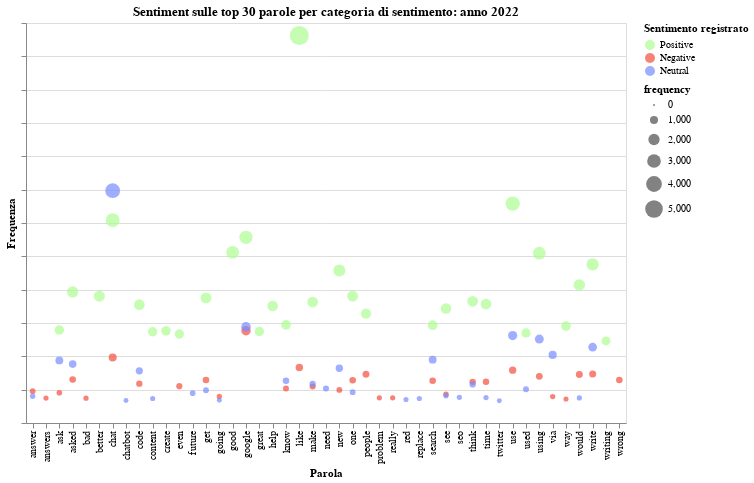

The cell this chart's notebook holds for it:
### Code cell
# Concatenate the three DataFrames into a single DataFrame
df22words = pd.concat([top22pos, top22neg, top22neu], keys=['Positive', 'Negative', 'Neutral'])
options = ['Positive', 'Negative', 'Neutral']
labels = [option + ' ' for option in options]

# Define color domain and range
domain = ['pos', 'neg', 'neu']
range_ = ['#ADFC92', '#F44E3F', '#788BFF']

input_dropdown = alt.binding_radio(
    # Add the empty selection which shows all when clicked
    options=options + [None],
    labels=labels + ['All'],
    name='Selettore sentimento 2022: '
)

selection = alt.selection_point(
    fields=['Sentiment'],
    bind=input_dropdown,
)

# Reset the index of the concatenated DataFrame
df22words = df22words.reset_index(level=0).rename(columns={'level_0': 'Sentiment'})
alt.data_transformers.disable_max_rows()
scatter_plot_2022 = alt.Chart(df22words).mark_point(filled=True).encode(
    alt.X('word',title="Parola"),
    alt.Y('frequency', title="Frequenza").axis(labels=False),
    alt.Size('frequency'),
    alt.OpacityValue(0.7),
    alt.Color('Sentiment', title="Sentimento registrato").scale(domain=options, range=range_),
    tooltip = [alt.Tooltip('word:N'),
               alt.Tooltip('frequency:Q'),
               alt.Tooltip('frequency:Q'),
               #alt.Tooltip('Sentiment:Q')
              ]
).add_params(
    selection
).transform_filter(
    selection
).properties(
    width=600,  # Set the width of the chart to your desired value
    height=400,  # Set the height of the chart to your desired value
    title='Sentiment sulle top 30 parole per categoria di sentimento: anno 2022'
).interactive()
scatter_plot_2022
#scatter_plot_2022.save('chart-wordsfrequency-2022.html')

### Figure 1 — Vega-Lite specification as saved in the notebook (floating-point values rounded to 4 significant figures)
{"config": {"view": {"continuousWidth": 300, "continuousHeight": 300}}, "data": {"name": "data-311dffb178b517b0b4bfda02d0ada4da"}, "mark": {"type": "point", "filled": true}, "encoding": {"color": {"field": "Sentiment", "scale": {"domain": ["Positive", "Negative", "Neutral"], "range": ["#ADFC92", "#F44E3F", "#788BFF"]}, "title": "Sentimento registrato", "type": "nominal"}, "opacity": {"value": 0.7}, "size": {"field": "frequency", "type": "quantitative"}, "tooltip": [{"field": "word", "type": "nominal"}, {"field": "frequency", "type": "quantitative"}, {"field": "frequency", "type": "quantitative"}], "x": {"field": "word", "title": "Parola", "type": "nominal"}, "y": {"axis": {"labels": false}, "field": "frequency", "title": "Frequenza", "type": "quantitative"}}, "height": 400, "params": [{"name": "param_94", "select": {"type": "point", "fields": ["Sentiment"]}, "bind": {"input": "radio", "options": ["Positive", "Negative", "Neutral", null], "labels": ["Positive ", "Negative ", "Neutral ", "All"], "name": "Selettore sentimento 2022: "}}, {"name": "param_95", "select": {"type": "interval", "encodings": ["x", "y"]}, "bind": "scales"}], "title": "Sentiment sulle top 30 parole per categoria di sentimento: anno 2022", "transform": [{"filter": {"param": "param_94"}}], "width": 600, "$schema": "https://vega.github.io/schema/vega-lite/v5.8.0.json", "datasets": {"data-311dffb178b517b0b4bfda02d0ada4da": [{"Sentiment": "Positive", "word": "like", "frequency": 5812}, {"Sentiment": "Positive", "word": "use", "frequency": 3291}, {"Sentiment": "Positive", "word": "chat", "frequency": 3043}, {"Sentiment": "Positive", "word": "google", "frequency": 2786}, {"Sentiment": "Positive", "word": "good", "frequency": 2561}, {"Sentiment": "Positive", "word": "using", "frequency": 2547}, {"Sentiment": "Positive", "word": "write", "frequency": 2379}, {"Sentiment": "Positive", "word": "new", "frequency": 2286}, {"Sentiment": "Positive", "word": "would", "frequency": 2070}, {"Sentiment": "Positive", "word": "asked", "frequency": 1966}, {"Sentiment": "Positive", "word": "one", "frequency": 1903}, {"Sentiment": "Positive", "word": "better", "frequency": 1903}, {"Sentiment": "Positive", "word": "get", "frequency": 1877}, {"Sentiment": "Positive", "word": "think", "frequency": 1826}, {"Sentiment": "Positive", "word": "make", "frequency": 1815}, {"Sentiment": "Positive", "word": "time", "frequency": 1784}, {"Sentiment": "Positive", "word": "code", "frequency": 1775}, {"Sentiment": "Positive", "word": "help", "frequency": 1756}, {"Sentiment": "Positive", "word": "see", "frequency": 1717}, {"Sentiment": "Positive", "word": "people", "frequency": 1640}, {"Sentiment": "Positive", "word": "know", "frequency": 1471}, {"Sentiment": "Positive", "word": "search", "frequency": 1467}, {"Sentiment": "Positive", "word": "way", "frequency": 1454}, {"Sentiment": "Positive", "word": "ask", "frequency": 1395}, {"Sentiment": "Positive", "word": "create", "frequency": 1382}, {"Sentiment": "Positive", "word": "great", "frequency": 1373}, {"Sentiment": "Positive", "word": "content", "frequency": 1369}, {"Sentiment": "Positive", "word": "used", "frequency": 1351}, {"Sentiment": "Positive", "word": "even", "frequency": 1335}, {"Sentiment": "Positive", "word": "writing", "frequency": 1231}, {"Sentiment": "Negative", "word": "google", "frequency": 1384}, {"Sentiment": "Negative", "word": "chat", "frequency": 982}, {"Sentiment": "Negative", "word": "like", "frequency": 833}, {"Sentiment": "Negative", "word": "use", "frequency": 792}, {"Sentiment": "Negative", "word": "write", "frequency": 736}, {"Sentiment": "Negative", "word": "people", "frequency": 732}, {"Sentiment": "Negative", "word": "would", "frequency": 728}, {"Sentiment": "Negative", "word": "using", "frequency": 700}, {"Sentiment": "Negative", "word": "asked", "frequency": 652}, {"Sentiment": "Negative", "word": "get", "frequency": 645}, {"Sentiment": "Negative", "word": "wrong", "frequency": 644}, {"Sentiment": "Negative", "word": "one", "frequency": 642}, {"Sentiment": "Negative", "word": "search", "frequency": 634}, {"Sentiment": "Negative", "word": "time", "frequency": 619}, {"Sentiment": "Negative", "word": "think", "frequency": 617}, {"Sentiment": "Negative", "word": "code", "frequency": 590}, {"Sentiment": "Negative", "word": "even", "frequency": 552}, {"Sentiment": "Negative", "word": "make", "frequency": 547}, {"Sentiment": "Negative", "word": "know", "frequency": 519}, {"Sentiment": "Negative", "word": "new", "frequency": 496}, {"Sentiment": "Negative", "word": "answer", "frequency": 478}, {"Sentiment": "Negative", "word": "ask", "frequency": 453}, {"Sentiment": "Negative", "word": "see", "frequency": 432}, {"Sentiment": "Negative", "word": "going", "frequency": 398}, {"Sentiment": "Negative", "word": "via", "frequency": 396}, {"Sentiment": "Negative", "word": "really", "frequency": 378}, {"Sentiment": "Negative", "word": "problem", "frequency": 378}, {"Sentiment": "Negative", "word": "answers", "frequency": 374}, {"Sentiment": "Negative", "word": "bad", "frequency": 373}, {"Sentiment": "Negative", "word": "way", "frequency": 361}, {"Sentiment": "Neutral", "word": "chat", "frequency": 3485}, {"Sentiment": "Neutral", "word": "google", "frequency": 1441}, {"Sentiment": "Neutral", "word": "use", "frequency": 1312}, {"Sentiment": "Neutral", "word": "using", "frequency": 1259}, {"Sentiment": "Neutral", "word": "write", "frequency": 1138}, {"Sentiment": "Neutral", "word": "via", "frequency": 1021}, {"Sentiment": "Neutral", "word": "search", "frequency": 950}, {"Sentiment": "Neutral", "word": "ask", "frequency": 939}, {"Sentiment": "Neutral", "word": "asked", "frequency": 884}, {"Sentiment": "Neutral", "word": "new", "frequency": 822}, {"Sentiment": "Neutral", "word": "code", "frequency": 783}, {"Sentiment": "Neutral", "word": "know", "frequency": 632}, {"Sentiment": "Neutral", "word": "make", "frequency": 585}, {"Sentiment": "Neutral", "word": "think", "frequency": 579}, {"Sentiment": "Neutral", "word": "need", "frequency": 518}, {"Sentiment": "Neutral", "word": "used", "frequency": 505}, {"Sentiment": "Neutral", "word": "get", "frequency": 491}, {"Sentiment": "Neutral", "word": "one", "frequency": 463}, {"Sentiment": "Neutral", "word": "future", "frequency": 448}, {"Sentiment": "Neutral", "word": "see", "frequency": 409}, {"Sentiment": "Neutral", "word": "answer", "frequency": 401}, {"Sentiment": "Neutral", "word": "seo", "frequency": 385}, {"Sentiment": "Neutral", "word": "time", "frequency": 381}, {"Sentiment": "Neutral", "word": "would", "frequency": 376}, {"Sentiment": "Neutral", "word": "content", "frequency": 368}, {"Sentiment": "Neutral", "word": "replace", "frequency": 368}, {"Sentiment": "Neutral", "word": "red", "frequency": 353}, {"Sentiment": "Neutral", "word": "going", "frequency": 341}, {"Sentiment": "Neutral", "word": "chatbot", "frequency": 337}, {"Sentiment": "Neutral", "word": "twitter", "frequency": 335}]}}
